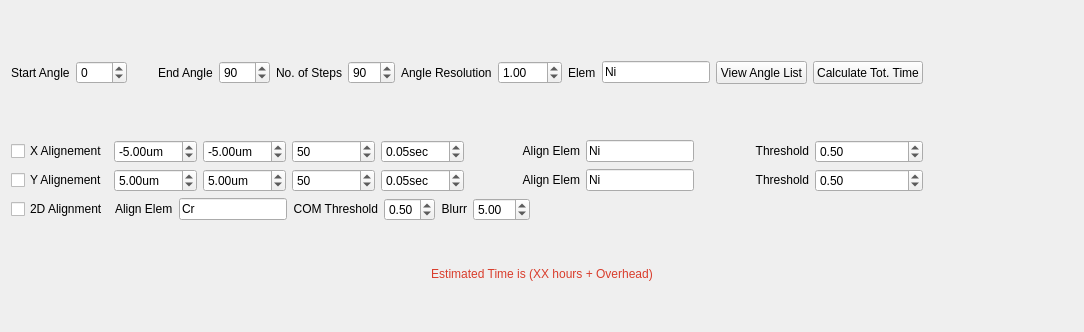
          <widget class="QWidget" name="tab_4">
           <attribute name="title">
            <string>Tomography</string>
           </attribute>
           <layout class="QGridLayout" name="gridLayout_52">
            <item row="2" column="0">
             <widget class="QLabel" name="label_tomo_tot_time">
              <property name="styleSheet">
               <string notr="true">color: rgb(217, 61, 44);
font: 14pt &quot;MS Shell Dlg 2&quot;;</string>
              </property>
              <property name="text">
               <string>Estimated Time is (XX hours + Overhead)</string>
              </property>
              <property name="alignment">
               <set>Qt::AlignCenter</set>
              </property>
             </widget>
            </item>
            <item row="0" column="0">
             <layout class="QGridLayout" name="gridLayout_45">
              <item row="0" column="0">
               <layout class="QGridLayout" name="gridLayout_40">
                <property name="topMargin">
                 <number>50</number>
                </property>
                <property name="rightMargin">
                 <number>150</number>
                </property>
                <item row="0" column="0">
                 <layout class="QHBoxLayout" name="horizontalLayout_47">
                  <item>
                   <layout class="QHBoxLayout" name="horizontalLayout_15">
                    <item>
                     <widget class="QLabel" name="label_40">
                      <property name="text">
                       <string>Start Angle</string>
                      </property>
                     </widget>
                    </item>
                    <item>
                     <widget class="QSpinBox" name="sb_tomo_start_angle">
                      <property name="sizePolicy">
                       <sizepolicy hsizetype="Preferred" vsizetype="Fixed">
                        <horstretch>0</horstretch>
                        <verstretch>0</verstretch>
                       </sizepolicy>
                      </property>
                      <property name="minimum">
                       <number>-120</number>
                      </property>
                      <property name="maximum">
                       <number>120</number>
                      </property>
                     </widget>
                    </item>
                   </layout>
                  </item>
                  <item>
                   <layout class="QHBoxLayout" name="horizontalLayout_26">
                    <property name="leftMargin">
                     <number>25</number>
                    </property>
                    <item>
                     <widget class="QLabel" name="label_50">
                      <property name="text">
                       <string>End Angle</string>
                      </property>
                     </widget>
                    </item>
                    <item>
                     <widget class="QSpinBox" name="sb_tomo_end_angle">
                      <property name="sizePolicy">
                       <sizepolicy hsizetype="Preferred" vsizetype="Fixed">
                        <horstretch>0</horstretch>
                        <verstretch>0</verstretch>
                       </sizepolicy>
                      </property>
                      <property name="minimum">
                       <number>-120</number>
                      </property>
                      <property name="maximum">
                       <number>120</number>
                      </property>
                      <property name="value">
                       <number>90</number>
                      </property>
                     </widget>
                    </item>
                   </layout>
                  </item>
                  <item>
                   <layout class="QHBoxLayout" name="horizontalLayout_31">
                    <property name="leftMargin">
                     <number>0</number>
                    </property>
                    <property name="rightMargin">
                     <number>0</number>
                    </property>
                    <item>
                     <widget class="QLabel" name="label_60">
                      <property name="text">
                       <string>No. of Steps</string>
                      </property>
                      <property name="alignment">
                       <set>Qt::AlignRight|Qt::AlignTrailing|Qt::AlignVCenter</set>
                      </property>
                     </widget>
                    </item>
                    <item>
                     <widget class="QSpinBox" name="sb_tomo_steps">
                      <property name="sizePolicy">
                       <sizepolicy hsizetype="Preferred" vsizetype="Fixed">
                        <horstretch>0</horstretch>
                        <verstretch>0</verstretch>
                       </sizepolicy>
                      </property>
                      <property name="maximum">
                       <number>500</number>
                      </property>
                      <property name="value">
                       <number>90</number>
                      </property>
                     </widget>
                    </item>
                   </layout>
                  </item>
                  <item>
                   <widget class="QLabel" name="label_86">
                    <property name="text">
                     <string>Angle Resolution</string>
                    </property>
                   </widget>
                  </item>
                  <item>
                   <widget class="QDoubleSpinBox" name="dsb_tomo_angle_res">
                    <property name="sizePolicy">
                     <sizepolicy hsizetype="Preferred" vsizetype="Fixed">
                      <horstretch>0</horstretch>
                      <verstretch>0</verstretch>
                     </sizepolicy>
                    </property>
                    <property name="maximum">
                     <double>100.000000000000000</double>
                    </property>
                    <property name="value">
                     <double>1.000000000000000</double>
                    </property>
                   </widget>
                  </item>
                 </layout>
                </item>
                <item row="0" column="4">
                 <widget class="QPushButton" name="pb_tomo_tot_time">
                  <property name="sizePolicy">
                   <sizepolicy hsizetype="Minimum" vsizetype="Preferred">
                    <horstretch>0</horstretch>
                    <verstretch>0</verstretch>
                   </sizepolicy>
                  </property>
                  <property name="text">
                   <string>Calculate Tot. Time</string>
                  </property>
                 </widget>
                </item>
                <item row="0" column="3">
                 <widget class="QPushButton" name="pb_view_tomo_angle">
                  <property name="sizePolicy">
                   <sizepolicy hsizetype="Preferred" vsizetype="Preferred">
                    <horstretch>0</horstretch>
                    <verstretch>0</verstretch>
                   </sizepolicy>
                  </property>
                  <property name="text">
                   <string>View Angle List</string>
                  </property>
                 </widget>
                </item>
                <item row="0" column="2">
                 <widget class="QLineEdit" name="lineEdit_3">
                  <property name="text">
                   <string>Ni</string>
                  </property>
                 </widget>
                </item>
                <item row="0" column="1">
                 <widget class="QLabel" name="label_43">
                  <property name="text">
                   <string>Elem</string>
                  </property>
                 </widget>
                </item>
               </layout>
              </item>
              <item row="1" column="0">
               <layout class="QGridLayout" name="gridLayout_38">
                <item row="0" column="0">
                 <layout class="QHBoxLayout" name="horizontalLayout_33">
                  <property name="topMargin">
                   <number>50</number>
                  </property>
                  <property name="rightMargin">
                   <number>150</number>
                  </property>
                  <item>
                   <layout class="QVBoxLayout" name="verticalLayout_37">
                    <item>
                     <layout class="QHBoxLayout" name="horizontalLayout_34">
                      <item>
                       <widget class="QCheckBox" name="x_align_tomo">
                        <property name="text">
                         <string>X Alignement</string>
                        </property>
                       </widget>
                      </item>
                      <item>
                       <widget class="QDoubleSpinBox" name="x_align_start_tomo">
                        <property name="sizePolicy">
                         <sizepolicy hsizetype="Preferred" vsizetype="Fixed">
                          <horstretch>0</horstretch>
                          <verstretch>0</verstretch>
                         </sizepolicy>
                        </property>
                        <property name="toolTip">
                         <string>scan range entry</string>
                        </property>
                        <property name="prefix">
                         <string notr="true"/>
                        </property>
                        <property name="suffix">
                         <string>um</string>
                        </property>
                        <property name="minimum">
                         <double>-15.000000000000000</double>
                        </property>
                        <property name="maximum">
                         <double>15.000000000000000</double>
                        </property>
                        <property name="singleStep">
                         <double>1.000000000000000</double>
                        </property>
                        <property name="value">
                         <double>-5.000000000000000</double>
                        </property>
                       </widget>
                      </item>
                      <item>
                       <widget class="QDoubleSpinBox" name="x_align_end_tomo">
                        <property name="enabled">
                         <bool>true</bool>
                        </property>
                        <property name="sizePolicy">
                         <sizepolicy hsizetype="Preferred" vsizetype="Fixed">
                          <horstretch>0</horstretch>
                          <verstretch>0</verstretch>
                         </sizepolicy>
                        </property>
                        <property name="toolTip">
                         <string>scan range entry</string>
                        </property>
                        <property name="prefix">
                         <string notr="true"/>
                        </property>
                        <property name="suffix">
                         <string>um</string>
                        </property>
                        <property name="minimum">
                         <double>-15.000000000000000</double>
                        </property>
                        <property name="maximum">
                         <double>15.000000000000000</double>
                        </property>
                        <property name="singleStep">
                         <double>1.000000000000000</double>
                        </property>
                        <property name="value">
                         <double>-5.000000000000000</double>
                        </property>
                       </widget>
                      </item>
                      <item>
                       <widget class="QSpinBox" name="x_align_steps_tomo">
                        <property name="sizePolicy">
                         <sizepolicy hsizetype="Preferred" vsizetype="Fixed">
                          <horstretch>0</horstretch>
                          <verstretch>0</verstretch>
                         </sizepolicy>
                        </property>
                        <property name="toolTip">
                         <string>first motor steps</string>
                        </property>
                        <property name="minimum">
                         <number>1</number>
                        </property>
                        <property name="maximum">
                         <number>1000</number>
                        </property>
                        <property name="singleStep">
                         <number>10</number>
                        </property>
                        <property name="value">
                         <number>50</number>
                        </property>
                       </widget>
                      </item>
                      <item>
                       <widget class="QDoubleSpinBox" name="x_align_dwell_tomo">
                        <property name="sizePolicy">
                         <sizepolicy hsizetype="Preferred" vsizetype="Fixed">
                          <horstretch>0</horstretch>
                          <verstretch>0</verstretch>
                         </sizepolicy>
                        </property>
                        <property name="toolTip">
                         <string>exposure time per point</string>
                        </property>
                        <property name="prefix">
                         <string/>
                        </property>
                        <property name="suffix">
                         <string notr="true">sec</string>
                        </property>
                        <property name="minimum">
                         <double>0.000000000000000</double>
                        </property>
                        <property name="maximum">
                         <double>0.500000000000000</double>
                        </property>
                        <property name="singleStep">
                         <double>0.010000000000000</double>
                        </property>
                        <property name="value">
                         <double>0.050000000000000</double>
                        </property>
                       </widget>
                      </item>
                     </layout>
                    </item>
                    <item>
                     <layout class="QHBoxLayout" name="horizontalLayout_40">
                      <item>
                       <widget class="QCheckBox" name="cb_y_align_tomo">
                        <property name="text">
                         <string>Y Alignement</string>
                        </property>
                       </widget>
                      </item>
                      <item>
                       <widget class="QDoubleSpinBox" name="y_align_start_tomo">
                        <property name="sizePolicy">
                         <sizepolicy hsizetype="Preferred" vsizetype="Fixed">
                          <horstretch>0</horstretch>
                          <verstretch>0</verstretch>
                         </sizepolicy>
                        </property>
                        <property name="toolTip">
                         <string>scan range entry</string>
                        </property>
                        <property name="suffix">
                         <string notr="true">um</string>
                        </property>
                        <property name="minimum">
                         <double>-15.000000000000000</double>
                        </property>
                        <property name="maximum">
                         <double>15.000000000000000</double>
                        </property>
                        <property name="singleStep">
                         <double>1.000000000000000</double>
                        </property>
                        <property name="value">
                         <double>5.000000000000000</double>
                        </property>
                       </widget>
                      </item>
                      <item>
                       <widget class="QDoubleSpinBox" name="y_align_end_tomo">
                        <property name="sizePolicy">
                         <sizepolicy hsizetype="Preferred" vsizetype="Fixed">
                          <horstretch>0</horstretch>
                          <verstretch>0</verstretch>
                         </sizepolicy>
                        </property>
                        <property name="toolTip">
                         <string>scan range entry</string>
                        </property>
                        <property name="suffix">
                         <string notr="true">um</string>
                        </property>
                        <property name="minimum">
                         <double>-15.000000000000000</double>
                        </property>
                        <property name="maximum">
                         <double>15.000000000000000</double>
                        </property>
                        <property name="singleStep">
                         <double>1.000000000000000</double>
                        </property>
                        <property name="value">
                         <double>5.000000000000000</double>
                        </property>
                       </widget>
                      </item>
                      <item>
                       <widget class="QSpinBox" name="y_align_steps_tomo">
                        <property name="sizePolicy">
                         <sizepolicy hsizetype="Preferred" vsizetype="Fixed">
                          <horstretch>0</horstretch>
                          <verstretch>0</verstretch>
                         </sizepolicy>
                        </property>
                        <property name="toolTip">
                         <string>first motor steps</string>
                        </property>
                        <property name="minimum">
                         <number>1</number>
                        </property>
                        <property name="maximum">
                         <number>1000</number>
                        </property>
                        <property name="singleStep">
                         <number>10</number>
                        </property>
                        <property name="value">
                         <number>50</number>
                        </property>
                       </widget>
                      </item>
                      <item>
                       <widget class="QDoubleSpinBox" name="y_align_dwell_tomo">
                        <property name="sizePolicy">
                         <sizepolicy hsizetype="Preferred" vsizetype="Fixed">
                          <horstretch>0</horstretch>
                          <verstretch>0</verstretch>
                         </sizepolicy>
                        </property>
                        <property name="toolTip">
                         <string>exposure time per point</string>
                        </property>
                        <property name="prefix">
                         <string/>
                        </property>
                        <property name="suffix">
                         <string notr="true">sec</string>
                        </property>
                        <property name="minimum">
                         <double>0.000000000000000</double>
                        </property>
                        <property name="maximum">
                         <double>0.500000000000000</double>
                        </property>
                        <property name="singleStep">
                         <double>0.010000000000000</double>
                        </property>
                        <property name="value">
                         <double>0.050000000000000</double>
                        </property>
                       </widget>
                      </item>
                     </layout>
                    </item>
                   </layout>
                  </item>
                  <item>
                   <layout class="QVBoxLayout" name="verticalLayout_38">
                    <item>
                     <layout class="QHBoxLayout" name="horizontalLayout_41">
                      <item>
                       <layout class="QHBoxLayout" name="horizontalLayout_42">
                        <item>
                         <widget class="QLabel" name="label_61">
                          <property name="sizePolicy">
                           <sizepolicy hsizetype="Preferred" vsizetype="Fixed">
                            <horstretch>0</horstretch>
                            <verstretch>0</verstretch>
                           </sizepolicy>
                          </property>
                          <property name="text">
                           <string>Align Elem</string>
                          </property>
                          <property name="alignment">
                           <set>Qt::AlignRight|Qt::AlignTrailing|Qt::AlignVCenter</set>
                          </property>
                         </widget>
                        </item>
                        <item>
                         <widget class="QLineEdit" name="x_align_elem_tomo">
                          <property name="sizePolicy">
                           <sizepolicy hsizetype="Fixed" vsizetype="Fixed">
                            <horstretch>0</horstretch>
                            <verstretch>0</verstretch>
                           </sizepolicy>
                          </property>
                          <property name="text">
                           <string>Ni</string>
                          </property>
                         </widget>
                        </item>
                       </layout>
                      </item>
                      <item>
                       <layout class="QHBoxLayout" name="horizontalLayout_43">
                        <item>
                         <widget class="QLabel" name="label_70">
                          <property name="sizePolicy">
                           <sizepolicy hsizetype="Preferred" vsizetype="Fixed">
                            <horstretch>0</horstretch>
                            <verstretch>0</verstretch>
                           </sizepolicy>
                          </property>
                          <property name="text">
                           <string>Threshold</string>
                          </property>
                          <property name="alignment">
                           <set>Qt::AlignRight|Qt::AlignTrailing|Qt::AlignVCenter</set>
                          </property>
                         </widget>
                        </item>
                        <item>
                         <widget class="QDoubleSpinBox" name="align_x_threshold_tomo">
                          <property name="sizePolicy">
                           <sizepolicy hsizetype="Minimum" vsizetype="Fixed">
                            <horstretch>0</horstretch>
                            <verstretch>0</verstretch>
                           </sizepolicy>
                          </property>
                          <property name="minimum">
                           <double>0.010000000000000</double>
                          </property>
                          <property name="maximum">
                           <double>1.000000000000000</double>
                          </property>
                          <property name="value">
                           <double>0.500000000000000</double>
                          </property>
                         </widget>
                        </item>
                       </layout>
                      </item>
                     </layout>
                    </item>
                    <item>
                     <layout class="QHBoxLayout" name="horizontalLayout_44">
                      <item>
                       <layout class="QHBoxLayout" name="horizontalLayout_45">
                        <item>
                         <widget class="QLabel" name="label_73">
                          <property name="sizePolicy">
                           <sizepolicy hsizetype="Preferred" vsizetype="Fixed">
                            <horstretch>0</horstretch>
                            <verstretch>0</verstretch>
                           </sizepolicy>
                          </property>
                          <property name="text">
                           <string>Align Elem</string>
                          </property>
                          <property name="alignment">
                           <set>Qt::AlignRight|Qt::AlignTrailing|Qt::AlignVCenter</set>
                          </property>
                         </widget>
                        </item>
                        <item>
                         <widget class="QLineEdit" name="y_align_elem_tomo">
                          <property name="sizePolicy">
                           <sizepolicy hsizetype="Fixed" vsizetype="Fixed">
                            <horstretch>0</horstretch>
                            <verstretch>0</verstretch>
                           </sizepolicy>
                          </property>
                          <property name="text">
                           <string>Ni</string>
                          </property>
                         </widget>
                        </item>
                       </layout>
                      </item>
                      <item>
                       <layout class="QHBoxLayout" name="horizontalLayout_46">
                        <item>
                         <widget class="QLabel" name="label_82">
                          <property name="sizePolicy">
                           <sizepolicy hsizetype="Preferred" vsizetype="Fixed">
                            <horstretch>0</horstretch>
                            <verstretch>0</verstretch>
                           </sizepolicy>
                          </property>
                          <property name="text">
                           <string>Threshold</string>
                          </property>
                          <property name="alignment">
                           <set>Qt::AlignRight|Qt::AlignTrailing|Qt::AlignVCenter</set>
                          </property>
                         </widget>
                        </item>
                        <item>
                         <widget class="QDoubleSpinBox" name="align_y_threshold_tomo">
                          <property name="sizePolicy">
                           <sizepolicy hsizetype="Minimum" vsizetype="Fixed">
                            <horstretch>0</horstretch>
                            <verstretch>0</verstretch>
                           </sizepolicy>
                          </property>
                          <property name="minimum">
                           <double>0.010000000000000</double>
                          </property>
                          <property name="maximum">
                           <double>1.000000000000000</double>
                          </property>
                          <property name="value">
                           <double>0.500000000000000</double>
                          </property>
                         </widget>
                        </item>
                       </layout>
                      </item>
                     </layout>
                    </item>
                   </layout>
                  </item>
                 </layout>
                </item>
                <item row="1" column="0">
                 <layout class="QHBoxLayout" name="horizontalLayout_50">
                  <item>
                   <widget class="QCheckBox" name="cb_2d_align_tomo">
                    <property name="text">
                     <string>2D Alignment</string>
                    </property>
                   </widget>
                  </item>
                  <item>
                   <layout class="QHBoxLayout" name="horizontalLayout_51">
                    <item>
                     <widget class="QLabel" name="label_85">
                      <property name="sizePolicy">
                       <sizepolicy hsizetype="Preferred" vsizetype="Fixed">
                        <horstretch>0</horstretch>
                        <verstretch>0</verstretch>
                       </sizepolicy>
                      </property>
                      <property name="text">
                       <string>Align Elem</string>
                      </property>
                     </widget>
                    </item>
                    <item>
                     <widget class="QLineEdit" name="cb_2d_align_elem_tomo">
                      <property name="sizePolicy">
                       <sizepolicy hsizetype="Fixed" vsizetype="Fixed">
                        <horstretch>0</horstretch>
                        <verstretch>0</verstretch>
                       </sizepolicy>
                      </property>
                      <property name="text">
                       <string>Cr</string>
                      </property>
                     </widget>
                    </item>
                   </layout>
                  </item>
                  <item>
                   <layout class="QHBoxLayout" name="horizontalLayout_48">
                    <item>
                     <widget class="QLabel" name="label_83">
                      <property name="sizePolicy">
                       <sizepolicy hsizetype="Preferred" vsizetype="Fixed">
                        <horstretch>0</horstretch>
                        <verstretch>0</verstretch>
                       </sizepolicy>
                      </property>
                      <property name="text">
                       <string>COM Threshold</string>
                      </property>
                      <property name="alignment">
                       <set>Qt::AlignRight|Qt::AlignTrailing|Qt::AlignVCenter</set>
                      </property>
                     </widget>
                    </item>
                    <item>
                     <widget class="QDoubleSpinBox" name="cb_2d_align_thres_tomo">
                      <property name="sizePolicy">
                       <sizepolicy hsizetype="Minimum" vsizetype="Fixed">
                        <horstretch>0</horstretch>
                        <verstretch>0</verstretch>
                       </sizepolicy>
                      </property>
                      <property name="minimum">
                       <double>0.010000000000000</double>
                      </property>
                      <property name="maximum">
                       <double>1.000000000000000</double>
                      </property>
                      <property name="value">
                       <double>0.500000000000000</double>
                      </property>
                     </widget>
                    </item>
                   </layout>
                  </item>
                  <item>
                   <layout class="QHBoxLayout" name="horizontalLayout_49">
                    <item>
                     <widget class="QLabel" name="label_84">
                      <property name="sizePolicy">
                       <sizepolicy hsizetype="Preferred" vsizetype="Fixed">
                        <horstretch>0</horstretch>
                        <verstretch>0</verstretch>
                       </sizepolicy>
                      </property>
                      <property name="text">
                       <string>Blurr</string>
                      </property>
                      <property name="alignment">
                       <set>Qt::AlignRight|Qt::AlignTrailing|Qt::AlignVCenter</set>
                      </property>
                     </widget>
                    </item>
                    <item>
                     <widget class="QDoubleSpinBox" name="cb_2d_align_blurr_tomo">
                      <property name="sizePolicy">
                       <sizepolicy hsizetype="Minimum" vsizetype="Fixed">
                        <horstretch>0</horstretch>
                        <verstretch>0</verstretch>
                       </sizepolicy>
                      </property>
                      <property name="minimum">
                       <double>0.000000000000000</double>
                      </property>
                      <property name="maximum">
                       <double>10.000000000000000</double>
                      </property>
                      <property name="value">
                       <double>5.000000000000000</double>
                      </property>
                     </widget>
                    </item>
                    <item>
                     <spacer name="horizontalSpacer_5">
                      <property name="orientation">
                       <enum>Qt::Horizontal</enum>
                      </property>
                      <property name="sizeHint" stdset="0">
                       <size>
                        <width>40</width>
                        <height>20</height>
                       </size>
                      </property>
                     </spacer>
                    </item>
                   </layout>
                  </item>
                 </layout>
                </item>
               </layout>
              </item>
             </layout>
            </item>
            <item row="3" column="0">
             <spacer name="verticalSpacer_9">
              <property name="orientation">
               <enum>Qt::Vertical</enum>
              </property>
              <property name="sizeHint" stdset="0">
               <size>
                <width>20</width>
                <height>40</height>
               </size>
              </property>
             </spacer>
            </item>
            <item row="1" column="0">
             <spacer name="verticalSpacer_12">
              <property name="orientation">
               <enum>Qt::Vertical</enum>
              </property>
              <property name="sizeHint" stdset="0">
               <size>
                <width>20</width>
                <height>40</height>
               </size>
              </property>
             </spacer>
            </item>
           </layout>
          </widget>
